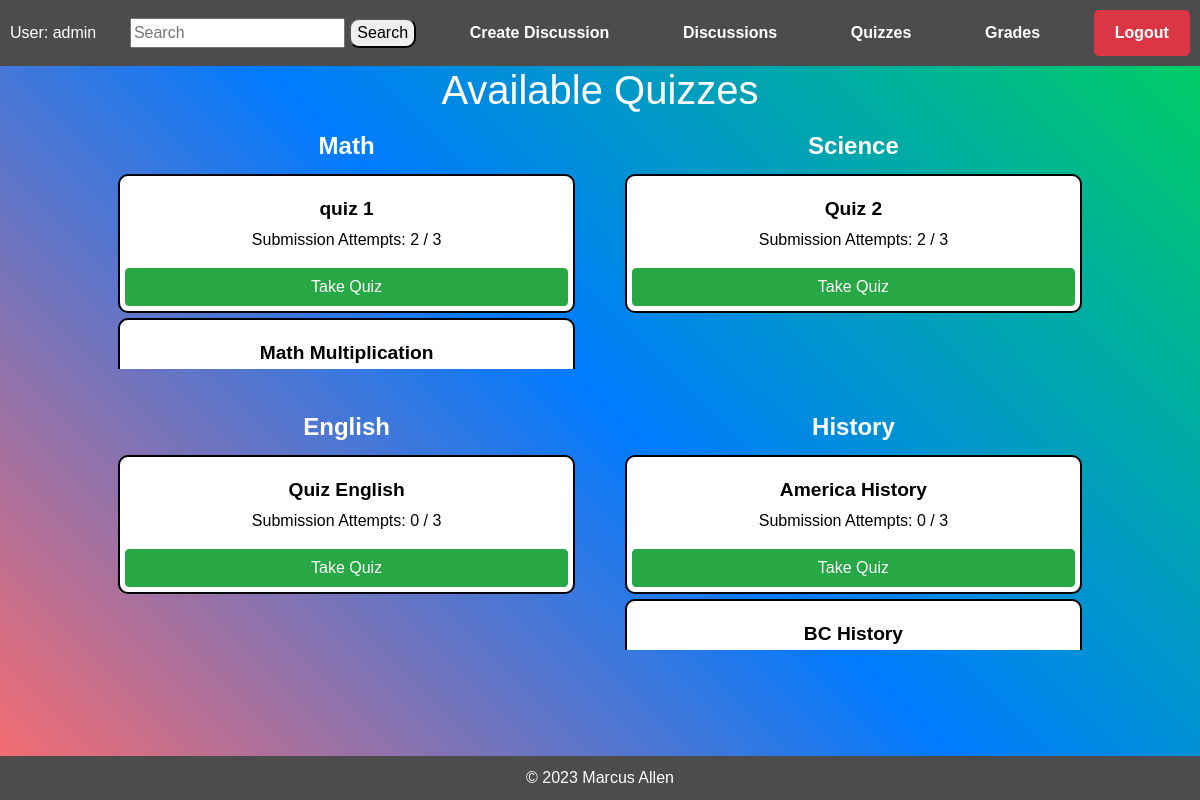
Page /students/quizzes/ (signed in) on the committed database.
### teachers/models.py (models this page shows)
class Quiz(models.Model):
    title = models.CharField(max_length=255)
    author = models.ForeignKey(User, on_delete=models.CASCADE)
    subject = models.CharField(max_length=255, default="Math")

class Grade(models.Model):
    student = models.ForeignKey(User, on_delete=models.CASCADE)
    quiz = models.ForeignKey(Quiz, on_delete=models.CASCADE)  # Change to ForeignKey
    grade = models.DecimalField(max_digits=5, decimal_places=2, default=0.00)
    submission_attempts = models.PositiveIntegerField(default=0)
    def __str__(self):
        return f"{self.student.username} - {self.quiz.title}"

### students/views.py (the view)
# urls.py: path('quizzes/', views.quizzes, name='quizzes'),
def quizzes(request):
    user = request.user
    quizzes_all = Quiz.objects.all()
    quizzes_by_subject = {}
    user_grades = Grade.objects.filter(student=user)
    attempted_quizzes = {}
    taken_quizzes = []
    for grade in user_grades:
        attempted_quizzes[grade.quiz.id] = grade.submission_attempts
        taken_quizzes.append(grade.quiz)
    for quiz in quizzes_all:
        subject = quiz.subject
        if subject not in quizzes_by_subject:
            quizzes_by_subject[subject] = []
        if quiz.id in attempted_quizzes:
            submission_attempts = attempted_quizzes[quiz.id]
            if submission_attempts < 3:
                quizzes_by_subject[subject].append(quiz)
        else:
            quizzes_by_subject[subject].append(quiz)
    print(user_grades)
    context = {
        'quizzes_by_subject': quizzes_by_subject,
        'taken_quizzes': taken_quizzes,  # Add taken quizzes to the context
        'user_grades': user_grades,
    }
    return render(request, 'students/quizzes.html', context)

### students/templates/students/quizzes.html (shortened to what this page needs)
{% extends "students/index.html" %}
{% block content %}
<div class="container">
    <h1>Available Quizzes</h1>
    {% if quizzes_by_subject %}
        <div class="row">
            {% for subject, quizzes in quizzes_by_subject.items %}
                <div class="col-md-6 mb-4">
                    <div class="subject-container">
                        <h2 class="subject-title text-center">{{ subject }}</h2>
                        <div class="quiz-list-container" style="max-height: 200px; overflow-y: auto;">
                            <ul class="quiz-list">
                                {% for quiz in quizzes %}
                                    <li class="quiz-item">
                                        <div class="quiz-info text-center mt-3">
                                            <h3 style="color: black">{{ quiz.title }}</h3>
                                            {% if quiz in taken_quizzes %}
                                                <p style="color: black">Submission Attempts:
                                                    {% for grade in user_grades %}
                                                        {% if grade.quiz == quiz and grade.student == request.user %}
                                                            {{ grade.submission_attempts }} / 3
                                                        {% endif %}
                                                    {% endfor %}
                                                </p>
                                            {% else %}
                                                <p style="color: black">Submission Attempts: 0 / 3</p>
                                            {% endif %}
                                        </div>
                                        <div class="">
                                            <a href="{% url 'students:take_quiz' quiz.id %}" class="btn btn-success btn-block">Take Quiz</a>
                                        </div>
                                    </li>
                                {% endfor %}
                            </ul>
                        </div>
                    </div>
                </div>
            {% endfor %}
        </div>
    {% else %}
        <p class="text-center">No quizzes available at the moment.</p>
    {% endif %}
</div>
{% endblock %}

### students/templates/students/index.html (shortened to what this page needs)
<!DOCTYPE html>
<html lang="en">
<head>
    {% load static %}
    <link rel="stylesheet" href="{% static 'bootstrap_css.css' %}">
</head>
<body>
    <div class="navbar">
        <div>
            User: {{ request.user }}
        </div>
        <div class="search-container">
            <form method="get" action="{% url 'students:search' %}">
                <input type="text" class="search-input" name="search-bar" placeholder="Search">
                <button style="border-radius: 10px;" type="submit">Search</button>
            </form>
        </div>
        <div>
            <a href="{% url 'students:create_discussion' %}" class="cool-link">Create Discussion</a>
        </div>
        <div>
            <a href="{% url 'students:discussions' %}" class="cool-link">Discussions</a>
        </div>
        <div>
            <a href="{% url 'students:quizzes' %}" class="cool-link">Quizzes</a>
        </div>
        <div>
            <a href="{% url 'students:grades' %}" class="cool-link">Grades</a>
        </div>
        <div>
            <a href="{% url 'users:logout_page' %}" class="cool-link btn btn-danger">Logout</a>
        </div>
    </div>
    <div class="container">
        {% block content %}{% endblock %}
    </div>
    <div class="footer">
        &copy; 2023 Marcus Allen
    </div>
</body>
</html>

### students/templates/students/index.html (style rules this page uses)
body { background: linear-gradient(45deg, #ff6b6b, #007BFF, #00d25b); color: #fff; margin: 0; padding: 0; font-family: Arial, sans-serif; display: flex; flex-direction: column; min-height: 100vh; }
.container { flex-grow: 1; display: flex; flex-direction: column; align-items: center; }
.footer { background-color: #4c4c4c; color: #fff; padding: 10px; text-align: center; width: 100%; }
.navbar { background-color: #4c4c4c; color: #fff; padding: 10px; display: flex; justify-content: space-between; align-items: center; }
.container { display: flex; flex-direction: column; align-items: center; }
.cool-link { text-decoration: none; padding: 10px 20px; color: #fff; border-radius: 5px; transition: background-color 0.3s; font-weight: bold; }

### students/templates/students/quizzes.html (style rules this page uses)
.subject-container { border-radius: 10px; padding: 10px; }
.subject-title { font-size: 1.5rem; font-weight: bold; }
.quiz-list-container { max-height: 200px; overflow-y: auto; }
.quiz-list { list-style: none; padding: 0; }
.quiz-item { background-color: rgb(255, 255, 255); border-radius: 10px; border: 2px solid black; padding: 5px; margin: 5px 0; transition: background-color 0.3s; }
.quiz-info h3 { font-size: 1.2rem; font-weight: bold; }

### rows in the picture
Quiz: subject "Math", title "quiz 1"
Grade: submission_attempts "2"
Quiz: title "Math Multiplication"
Quiz: subject "Science", title "Quiz 2"
Grade: submission_attempts "2"
Quiz: subject "English", title "Quiz English", shows "Submission Attempts: 0 / 3"
Quiz: subject "History", title "America History", shows "Submission Attempts: 0 / 3"
Quiz: title "BC History"

### other values in the picture
{{ request.user }} "admin"
